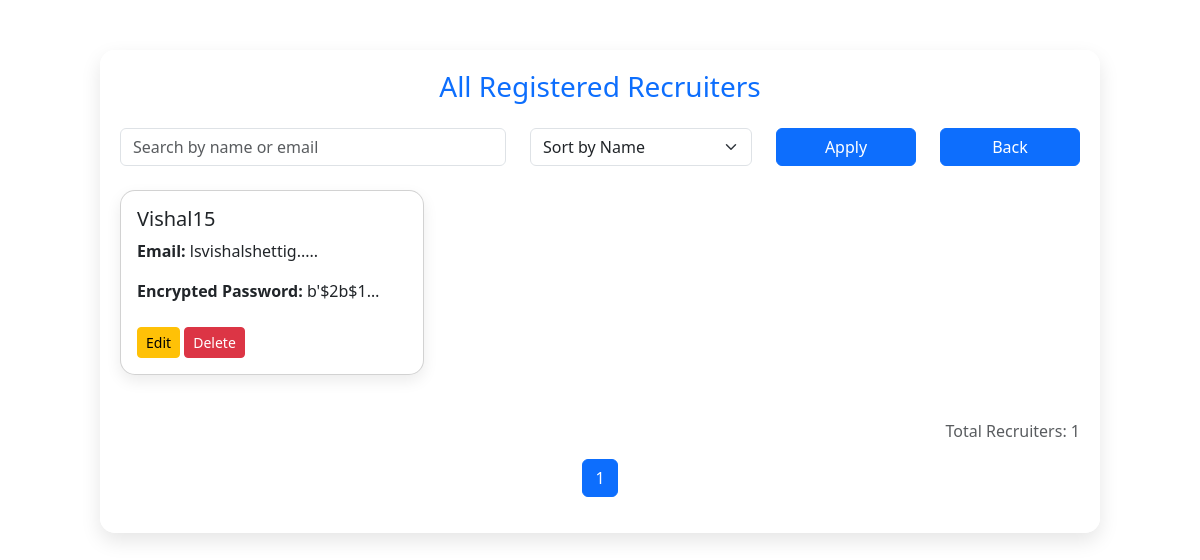
The page /view-recruiters on the database its author committed.
### tables this page shows
CREATE TABLE recruiter (
            id INTEGER PRIMARY KEY AUTOINCREMENT,
            username TEXT,
            email TEXT,
            password TEXT
        );

### app.py (the view)
@app.route('/view-recruiters')
def view_recruiters():
    conn = get_db_connection()
    cursor = conn.cursor()
    search = request.args.get('search', '')
    sort = request.args.get('sort', 'username')
    page = int(request.args.get('page', 1))
    per_page = 6
    query = "SELECT * FROM recruiter"
    params = []
    if search:
        query += " WHERE username LIKE ? OR email LIKE ?"
        params.extend([f"%{search}%", f"%{search}%"])
    query += f" ORDER BY {sort}"
    cursor.execute(query, params)
    all_recruiters = cursor.fetchall()
    total = len(all_recruiters)
    total_pages = (total + per_page - 1) // per_page
    recruiters = all_recruiters[(page - 1) * per_page: page * per_page]
    edit_id = request.args.get("edit_id")
    edit_recruiter = None
    if edit_id:
        cursor.execute("SELECT * FROM recruiter WHERE id = ?", (edit_id,))
        edit_recruiter = cursor.fetchone()
    return render_template("view_recruiters.html",
                           recruiters=[dict(r) for r in recruiters],
                           edit_recruiter=dict(edit_recruiter) if edit_recruiter else None,
                           page=page,
                           total_pages=total_pages,
                           total_recruiters=total,
                           action_status=request.args.get("status"))

### app.py (called while the page is built)
def get_db_connection():
    conn = sqlite3.connect('career_counselor.db')  # Use the correct DB file
    conn.row_factory = sqlite3.Row
    return conn

### templates/view_recruiters.html (shortened to what this page needs)
<!DOCTYPE html>
<html lang="en">
<head>
  <link rel="stylesheet" href="https://cdn.jsdelivr.net/npm/bootstrap@5.3.0/dist/css/bootstrap.min.css">
</head>
<body>
  <div class="container user-container">
    <h3 class="text-center text-primary mb-4">All Registered Recruiters</h3>
    {% if edit_recruiter %}
    <div class="edit-card">
  <h5 class="text-center">Edit Recruiter</h5>
  <form method="POST" action="/edit-recruiter/{{ edit_recruiter.id }}">
    <div class="mb-3">
      <label>Username</label>
      <input type="text" name="username" value="{{ edit_recruiter.username }}" class="form-control" required />
    </div>
    <div class="mb-3">
      <label>Email</label>
      <input type="email" name="email" value="{{ edit_recruiter.email }}" class="form-control" required />
    </div>
    <div class="mb-3">
      <label>Password</label>
      <input type="text" name="password" value="{{ edit_recruiter.password }}" class="form-control" required />
    </div>
    <button type="submit" class="btn btn-success w-100">Update</button>
  </form>
</div>
    {% else %}
    <form method="GET" action="/view-recruiters" class="row mb-4">
      <div class="col-md-5">
        <input type="text" class="form-control" name="search" placeholder="Search by name or email" value="{{ request.args.get('search', '') }}">
      </div>
      <div class="col-md-3">
        <select name="sort" class="form-select">
          <option value="username" {% if request.args.get('sort') == 'username' %}selected{% endif %}>Sort by Name</option>
        </select>
      </div>
      <div class="col-md-2">
        <button type="submit" class="btn btn-primary w-100">Apply</button>
      </div>
      <div class="col-md-2">
        <a href="/admin-dashboard" class="btn btn-primary w-100">Back</a>
      </div>
    </form>
    <div class="row">
      {% for recruiter in recruiters %}
      <div class="col-md-4">
        <div class="card user-card p-3">
          <h5>{{ recruiter.username }}</h5>
          <p class="truncate"><strong>Email:</strong> {{ recruiter.email[:15] }}{% if recruiter.email|length > 15 %}.....{% endif %}</p>
          <p class="truncate"><strong>Encrypted Password:</strong> {{ recruiter.password[:15] }}{% if recruiter.password|length > 15 %}.....{% endif %}</p>
          <div class="mt-2">
            <a href="/view-recruiters?edit_id={{ recruiter.id }}" class="btn btn-warning btn-sm">Edit</a>
            <form action="/delete-recruiter/{{ recruiter.id }}" method="POST" class="d-inline">
              <button type="submit" class="btn btn-danger btn-sm" onclick="return confirm('Are you sure you want to delete this recruiter?')">Delete</button>
            </form>
          </div>
        </div>
      </div>
      {% endfor %}
    </div>
    <p class="mt-4 text-end text-muted">Total Recruiters: {{ total_recruiters }}</p>
    <nav aria-label="Page navigation example">
      <ul class="pagination justify-content-center">
        {% for p in range(1, total_pages + 1) %}
        <li class="page-item {% if p == page %}active{% endif %}"><a class="page-link" href="?page={{ p }}&search={{ request.args.get('search', '') }}&sort={{ request.args.get('sort', '') }}">{{ p }}</a></li>
        {% endfor %}
      </ul>
    </nav>
    {% endif %}
  </div>
</body>
</html>

### templates/view_recruiters.html (style rules this page uses)
body { background: url('https://images.unsplash.com/photo-1498050108023-c5249f4df085?auto=format&fit=crop&w=1950&q=80') no-repeat center center fixed; background-size: cover; font-family: 'Segoe UI', sans-serif; margin: 0; padding-top: 50px; }
.user-container { max-width: 1000px; margin: auto; padding: 20px; background: rgba(255, 255, 255, 0.95); border-radius: 15px; box-shadow: 0 8px 20px rgba(0,0,0,0.1); }
.user-card { margin-bottom: 20px; border-radius: 15px; box-shadow: 0 6px 15px rgba(0,0,0,0.08); animation: fadeIn 0.6s ease-in-out; position: relative; }
.truncate { white-space: nowrap; overflow: hidden; text-overflow: ellipsis; max-width: 250px; display: inline-block; }

### rows shown on the page
recruiter: username "Vishal15", email "lsvishalshettig", password "b'$2b$1…"

### other values the page prints
{{ total_recruiters }} "1"
{{ p }} "1"
